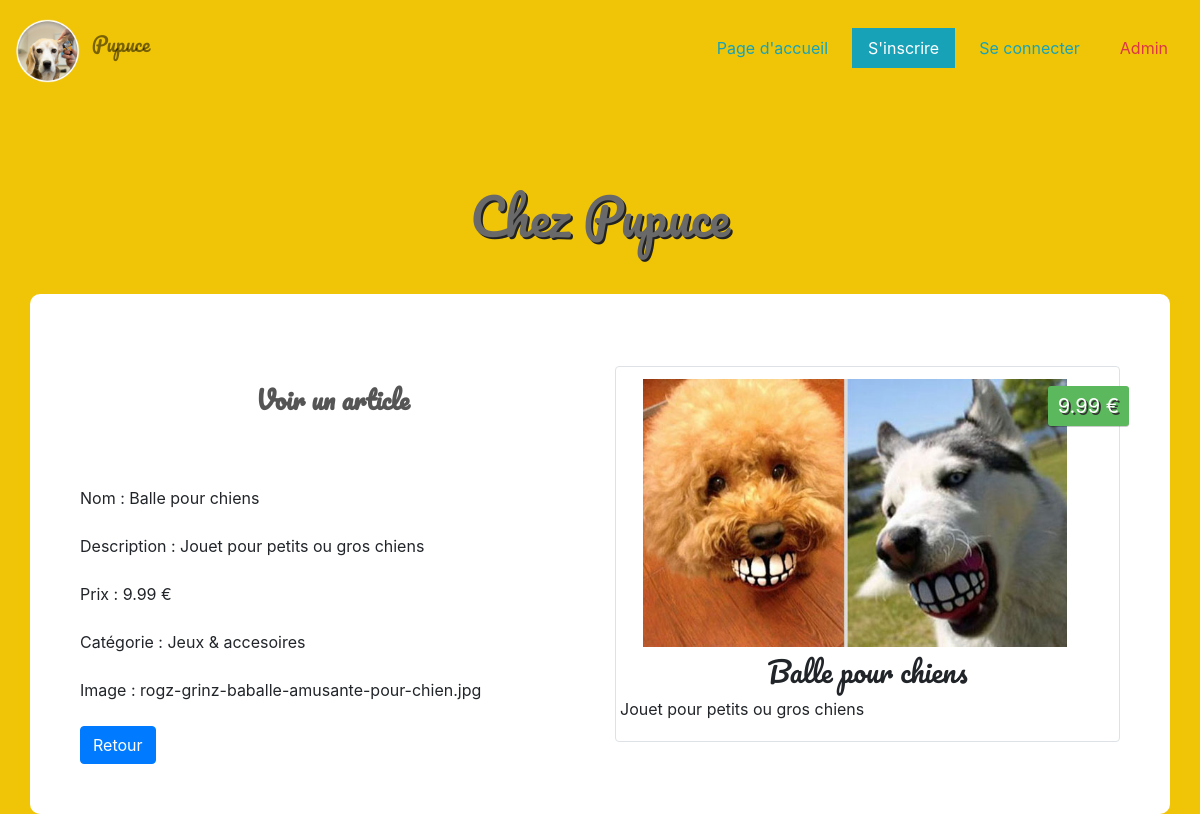
/admin/view.php?id=34, run on the app's committed database.
### tables this page shows
CREATE TABLE `items` (
  `id` int(11) NOT NULL,
  `name` varchar(100) NOT NULL,
  `description` varchar(255) NOT NULL,
  `price` float NOT NULL,
  `image` text NOT NULL,
  `category` int(11) NOT NULL,
  `quantity` int(11) DEFAULT NULL,
  `code` varchar(255) NOT NULL
);

CREATE TABLE `categories` (
  `id` int(11) NOT NULL,
  `name` varchar(100) NOT NULL
);

### admin/view.php (the view, shortened to what this page needs)
<?php
    if(!empty($_GET['id']))
    {
        $id = checkInput($_GET['id']);
    }
    $db = Database::connect();
    $statement = $db->prepare('SELECT items.id, items.name, items.description, items.price, items.image, categories.name AS category FROM items LEFT JOIN categories ON items.category = categories.id WHERE items.id = ?');
    $statement->execute(array($id));
    $item = $statement->fetch();
    function checkInput($data)
    {
        $data = trim($data);
        $data = stripslashes($data);
        $data = htmlspecialchars($data);
        return $data;
    }
?>
<!DOCTYPE html>
<html lang="fr">
<head>
    <link rel="stylesheet" href="https://maxcdn.bootstrapcdn.com/bootstrap/4.0.0/css/bootstrap.min.css">
    <link rel="stylesheet" href="https://use.fontawesome.com/releases/v5.1.1/css/all.css">
    <link rel="stylesheet" href="../style.css">
</head>
<body>
 <nav class="navbar navbar-light ">
    <a class="navbar-brand" href="../index.php">
        <img src="../images/pupuce.png" width="70" height="70" class="d-inline-block align-top" alt="logo">
        <span class="navbar-text pacifico mt-2">Pupuce</span>
    </a>
    <ul class="nav justify-content-end">
        <li class="nav-item">
            <a type="button" class="mr-2 nav-link btn-outline-info" href="logout.php">Page d'accueil</a>
        </li>
        <li class="nav-item">
            <a type="button" class="mr-2 nav-link btn-outline-info  active" href="../sinscrire.php">S'inscrire</a>
        </li>
        <li class="nav-item">
            <a class="mr-2 nav-link btn-outline-info" href="../seconnecter.php">Se connecter</a>
        </li>
        <li class="nav-item">
            <a class="nav-link btn-outline-danger" href="../login.php">Admin</a>
        </li>
    </ul>
</nav>
    <h1>Chez Pupuce</h1>
    <div class="container admin">
        <div class="row">
            <div class="col-sm-6">
                <h1 class="grey"><strong>Voir un article </strong></h1>
                <br>
                <form>
                    <div class="form-group">
                        <label>Nom :</label><?php echo ' ' . $item['name']; ?>
                    </div>
                    <div class="form-group">
                        <label>Description :</label><?php echo ' ' . $item['description']; ?>
                    </div>
                    <div class="form-group">
                        <label>Prix :</label><?php echo ' ' . number_format((float)$item['price'],2, '.' ,'') . ' €'; ?>
                    </div>
                    <div class="form-group">
                        <label>Catégorie :</label><?php echo ' ' . $item['category']; ?>
                    </div>
                    <div class="form-group">
                        <label>Image :</label><?php echo ' ' . $item['image']; ?>
                    </div>
                </form>
                <div class="form-actions">
                    <a class="btn btn-primary" href="index.php">Retour</a>
                </div>
        </div>
        <div class="col-sm-6 my-auto">
            <div class="img-thumbnail">
                <img src="<?php echo '../images/' . $item['image']; ?>" class="m-2 col-sm-11">
                <div class="price"><?php echo number_format((float)$item['price'],2, '.' ,''). ' €'; ?></div>
                <div class="caption">
                 <h3 class="pacifico text-center"><?php echo $item['name']; ?></h3>
                 <p><?php echo $item['description']; ?></p>
                 </div>
             </div>
         </div>
    </div>
</body>
</html>

### style.css (style rules this page uses)
body, .navbar { background: rgb(240, 197, 8); }
h1 { color: dimgrey; text-align: center; font-size: 50px; text-shadow: 2px 2px #222; padding: 40px 0px; font-family: 'Pacifico', cursive; }
.pacifico { font-family: 'Pacifico', cursive; }
nav { margin-bottom: 50px; }
.price { background: #5cb85c; box-shadow: 0 1px rgba(0, 0, 0, 0.2); color: #fff; text-shadow: 2px 2px #333; position: absolute; right: 6px; top: 20px; padding: 5px 10px; font-size: 20px; border-radius: 3px; }
.admin { background: #fff; padding: 50px; border-radius: 10px; }
.grey { color: #555; font-size: 25px; text-shadow: none; }

### data on the page
items: name "Balle pour chiens", description "Jouet pour petits ou gros chiens", price "9.99", category.name "Jeux & accesoires", image "rogz-grinz-baballe-amusante-pour-chien.jpg", image (picture)
